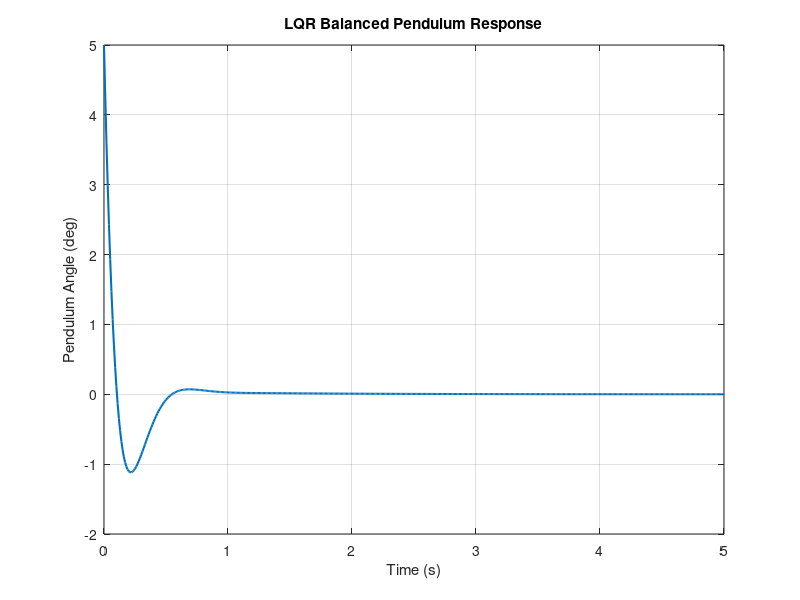

Source code (MATLAB):
% === Physical Parameters ===
m_p = 0.01;      % Pendulum mass (kg)
l_p = 0.15;     % Pendulum length (m)
J_p = (1/3)*m_p*l_p^2;  % Pendulum inertia about pivot

m_a = 0.2;      % Arm mass (kg)
l_a = 0.1;      % Arm length (m)
J_a = (1/3)*m_a*l_a^2;  % Arm inertia about pivot

g = 9.81;       % Gravity (m/s^2)

A = [ 0      1        0        0;
      0      0     (m_p*g*l_p)/J_a   0;
      0      0        0        1;
      0      0  (g*(m_p*l_p + m_a*l_a))/J_p  0 ];

B = [ 0;
      1/J_a;
      0;
      1/J_p ];

Q = diag([1, 1, 100, 10]);  % Penalize pendulum angle more
R = 0.1;                    % Penalize control effort

K = lqr(A, B, Q, R);

A_cl = A - B*K;
B_cl = B;
C_cl = eye(4);
D_cl = zeros(4,1);

sys_cl = ss(A_cl, B_cl, C_cl, D_cl);

x0 = [0; 0; deg2rad(5); 0];  % initial condition
t = 0:0.01:5;                % simulation time
[y, t, x] = initial(sys_cl, x0, t);

figure;
plot(t, x(:,3)*180/pi, 'LineWidth', 1.5); % pendulum angle in degrees
xlabel('Time (s)');
ylabel('Pendulum Angle (deg)');
title('LQR Balanced Pendulum Response');
grid on;
